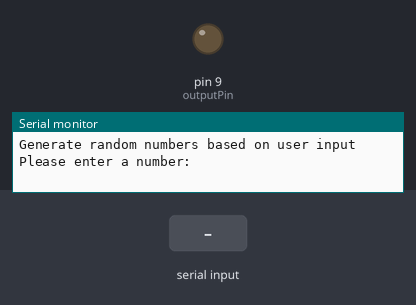
The sketch below on a simulated Arduino Uno, built with avr-gcc and run on an emulated ATmega328P. Parts: output pins drawn as LEDs (lit = HIGH), the last lines printed to the serial monitor. Inputs (shaded band) come from the test bench.

Above: at 1.2 s.
1.3 s: "30,150\n" received over Serial
At 5.4 s:
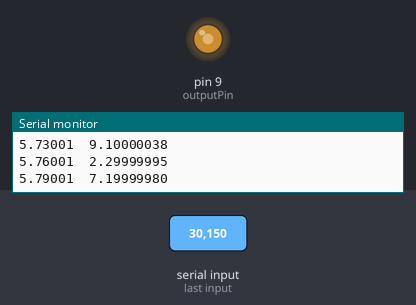
At 6.44 s:
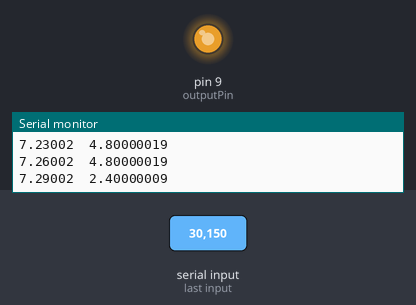
Timing chart, 0 to 8.0 s (numbered marks = the images above; inputs shaded):
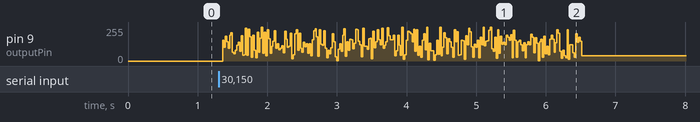

The sketch:

RNG_To_BR_Output_Data2.ino
```cpp
int i;
unsigned long b;
unsigned long a;
unsigned long a1;
unsigned long a2;
unsigned long a3;

const int LIST_SIZE = 250;
unsigned long numberList[LIST_SIZE];
float formattedList[LIST_SIZE];

const int outputPin = 9;
float timeStep = 0.03;

void setup() {
  Serial.begin(9600);
  pinMode(outputPin, OUTPUT);
  Serial.println("Generate random numbers based on user input");
}

void loop() {
  Serial.println("Please enter a number: ");

  while (Serial.available() == 0) {
  }

  int user_Input = Serial.parseInt();

  Serial.println("Number Entered: ");
  Serial.println(user_Input);
  Serial.println("Generating numbers...");

  i = 0;
  b = 2;

  while (i < LIST_SIZE) {
    if (b > 9999) {
      b = b / 100;
    }

    // More uniform randomness
    b = (b * 1103515245 + 12345) & 0xFFFFFFFF;
    a = ((user_Input * 7919) + (b * 65537)) % 100000;
    a1 = a * 5;
    a2 = a1 + 2;
    a3 = (a2 ^ b) + (a1 % 73);

    numberList[i] = a3;

    // Extract last two digits instead of first
    formattedList[i] = (a3 % 100) / 10.0;

    b = a3;
    i += 1;
  }

  Serial.println("\nTime (s) \t Voltage (V)");

  float currentTime = 0.0;

  for (int j = 0; j < LIST_SIZE; j++) {
    int pwmValue = map(formattedList[j] * 10, 0, 99, 0, 255);

    Serial.print(currentTime, 5);
    Serial.print("\t");
    Serial.println(formattedList[j], 8);

    analogWrite(outputPin, pwmValue);
    //delay(100);  // Allow proper voltage settling

    currentTime += timeStep;
  }

  Serial.println("Output sequence complete.");
  delay(1000);
  Serial.println("__________________________________________");

  Serial.println("Press ENTER to restart...");
  while (Serial.available() == 0) {
  }
  while (Serial.available() > 0) {
    Serial.read();
  }
}
```
